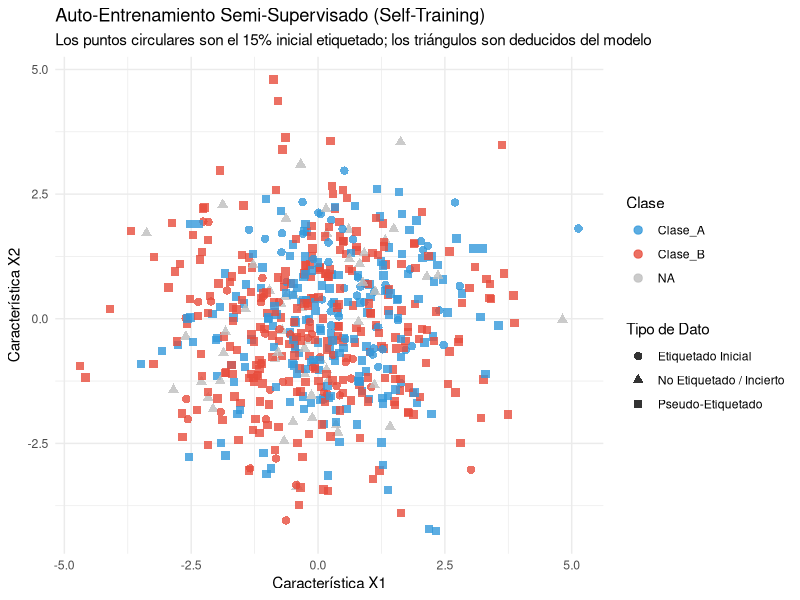

Recreate this plot in R.
# ==============================================================================
# 29_aprendizaje_semi_supervisado.R: Aprendizaje Semi-Supervisado (Self-Training)
# ==============================================================================

# 1. Carga de librerías
library(tidyverse)
library(rpart)

# 2. Simulación de datos semi-supervisados (Clasificación Binaria)
set.seed(555)
n <- 600

# Variables independientes
x1 <- rnorm(n, mean = 0, sd = 1.5)
x2 <- rnorm(n, mean = 0, sd = 1.5)
# Frontera de clase real
y_real <- factor(if_else(x1 + x2 > 0, "Clase_A", "Clase_B"))

# Crear dataset inicial
datos <- tibble(X1 = x1, X2 = x2, Real = y_real, Etiqueta = y_real)

# Ocultar etiquetas (hacerlas NA) para el 85% de los datos (Simulamos un entorno real semi-supervisado)
indices_ocultos <- sample(1:n, size = 0.85 * n)
datos$Etiqueta[indices_ocultos] <- NA

print("Distribución de etiquetas iniciales (Supervisadas vs No Etiquetadas):")
print(table(datos$Etiqueta, useNA = "always"))

# 3. Algoritmo de Auto-Entrenamiento (Self-Training Loop)
max_iteraciones <- 10
umbral_confianza <- 0.90 # El modelo solo adoptará nuevas etiquetas si está muy seguro

for (iter in 1:max_iteraciones) {
  # Filtrar datos etiquetados (para entrenar) y no etiquetados (para predecir)
  etiquetados <- datos %>% filter(!is.na(Etiqueta))
  no_etiquetados <- datos %>% filter(is.na(Etiqueta))
  
  if (nrow(no_etiquetados) == 0) {
    print("Se han etiquetado todos los registros.")
    break
  }
  
  # Entrenar clasificador base con los datos disponibles actualmente
  modelo_base <- rpart(Etiqueta ~ X1 + X2, data = etiquetados, method = "class")
  
  # Obtener predicciones probabilísticas para los registros no etiquetados
  pred_prob <- predict(modelo_base, newdata = no_etiquetados, type = "prob")
  pred_clase <- predict(modelo_base, newdata = no_etiquetados, type = "class")
  
  # Encontrar el nivel máximo de confianza de predicción para cada registro
  max_prob <- apply(pred_prob, 1, max)
  
  # Seleccionar registros que superan el umbral de confianza para pseudo-etiquetado
  candidatos <- no_etiquetados %>%
    mutate(
      Confianza = max_prob,
      PseudoEtiqueta = pred_clase,
      ID = indices_ocultos[is.na(datos$Etiqueta[indices_ocultos])]
    ) %>%
    filter(Confianza >= umbral_confianza)
  
  if (nrow(candidatos) == 0) {
    print(paste("Convergencia alcanzada en la iteración", iter, "- No hay más predicciones de alta confianza."))
    break
  }
  
  # Incorporar las pseudo-etiquetas al dataset de trabajo
  datos$Etiqueta[candidatos$ID] <- candidatos$PseudoEtiqueta
  
  print(paste("Iteración", iter, "- Pseudo-etiquetados:", nrow(candidatos), "| Pendientes:", sum(is.na(datos$Etiqueta))))
}

# 4. Evaluación y Visualización
# Comparar el resultado del pseudo-etiquetado con las clases reales
datos_finales <- datos %>%
  mutate(
    Tipo_Dato = case_when(
      !is.na(Etiqueta) & !((1:n) %in% indices_ocultos) ~ "Etiquetado Inicial",
      !is.na(Etiqueta) ~ "Pseudo-Etiquetado",
      TRUE ~ "No Etiquetado / Incierto"
    )
  )

ggplot(datos_finales, aes(x = X1, y = X2, color = Etiqueta, shape = Tipo_Dato)) +
  geom_point(size = 2.5, alpha = 0.8) +
  scale_color_manual(values = c("Clase_A" = "#3498db", "Clase_B" = "#e74c3c"), na.value = "gray") +
  theme_minimal() +
  labs(title = "Auto-Entrenamiento Semi-Supervisado (Self-Training)",
       subtitle = "Los puntos circulares son el 15% inicial etiquetado; los triángulos son deducidos del modelo",
       x = "Característica X1",
       y = "Característica X2",
       color = "Clase",
       shape = "Tipo de Dato")
